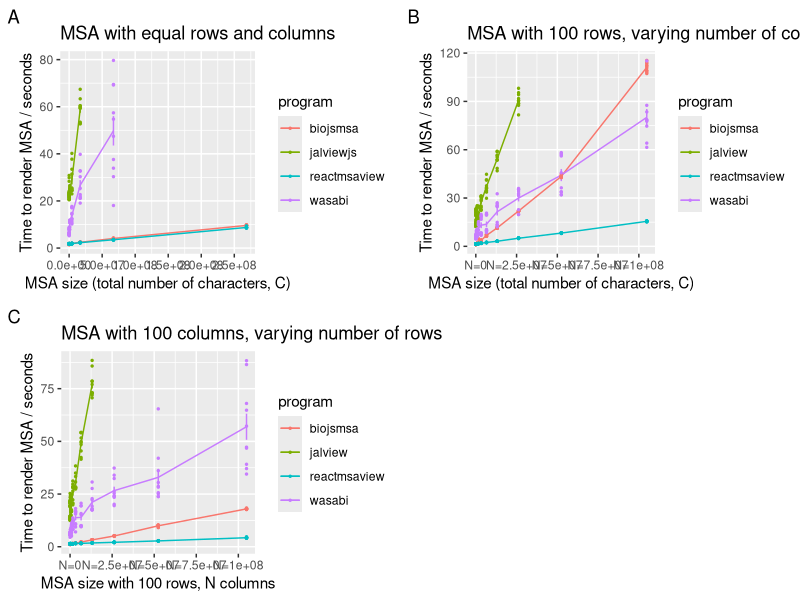

The R source for this figure:
library(ggplot2)
library(gridExtra)
library(scales)


df <- read.table("varyXY.tsv", header = TRUE)
df$size <- df$size * df$size
p1 <- ggplot(df, aes(x = size, y = time, color = program)) +
  labs(tag = "A") +
  geom_line(stat = "summary") +
  geom_errorbar(width = 0.2, stat = "summary") +
  geom_jitter(size = 0.5, position = position_jitter(width = 0.1, seed = 42)) +
  scale_x_continuous(breaks = scales::pretty_breaks(n = 10)) +
  ylab("Time to render MSA / seconds") +
  xlab("MSA size (total number of characters, C)") +
  ggtitle("MSA with equal rows and columns")


df <- read.table("varyX.tsv", header = TRUE)
df$size <- df$x_size * df$y_size
p2 <- ggplot(df, aes(x = size, y = time, color = program)) +
  labs(tag = "B") +
  geom_line(stat = "summary") +
  geom_errorbar(stat = "summary", aes(width = 20000)) +
  geom_jitter(size = 0.5, position = position_jitter(width = 0.1, seed = 42)) +
  scale_x_continuous(
    labels = function(x) paste0("N=", x)
  ) +
  ylab("Time to render MSA / seconds") +
  xlab("MSA size (total number of characters, C)") +
  ggtitle("MSA with 100 rows, varying number of columns")



df <- read.table("varyY.tsv", header = TRUE)
df$size <- df$x_size * df$y_size
p3 <- ggplot(df, aes(x = size, y = time, color = program)) +
  labs(tag = "C") +
  geom_line(stat = "summary") +
  geom_errorbar(width = 0.2, stat = "summary") +
  geom_jitter(size = 0.5, position = position_jitter(width = 0.1, seed = 42)) +
  scale_x_continuous(
    labels = function(x) paste0("N=", x)
  ) +
  ylab("Time to render MSA / seconds") +
  xlab("MSA size with 100 rows, N columns") +
  ggtitle("MSA with 100 columns, varying number of rows")

res <- grid.arrange(p1, p2, p3, nrow = 2)
ggsave("img/all.png", res, width = 14, height = 9)
